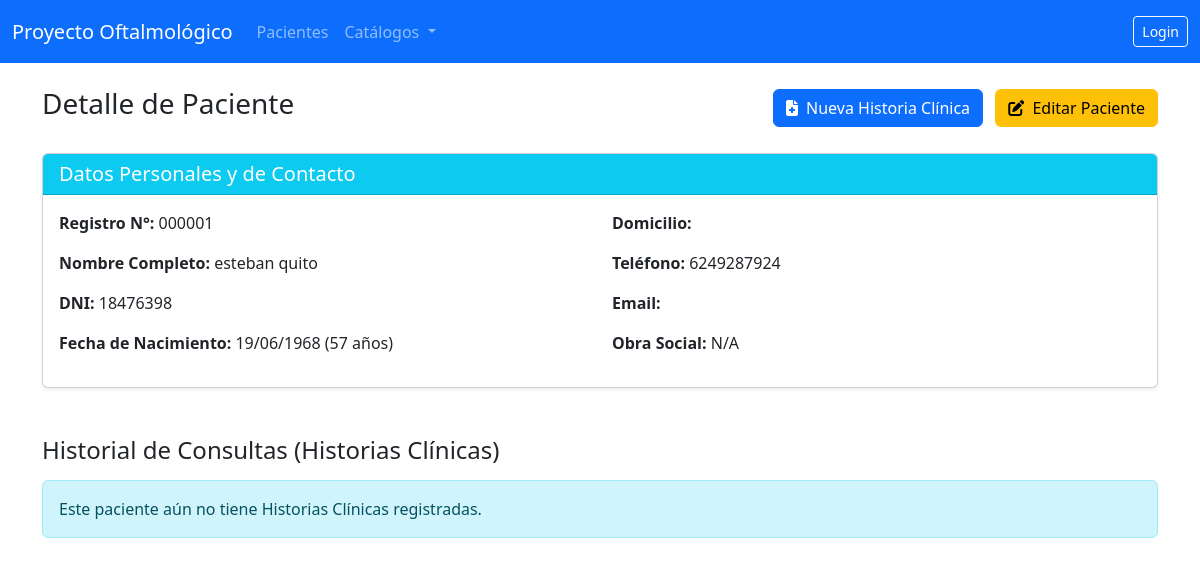
/1/detalle/, run on an earlier commit of the app's database.
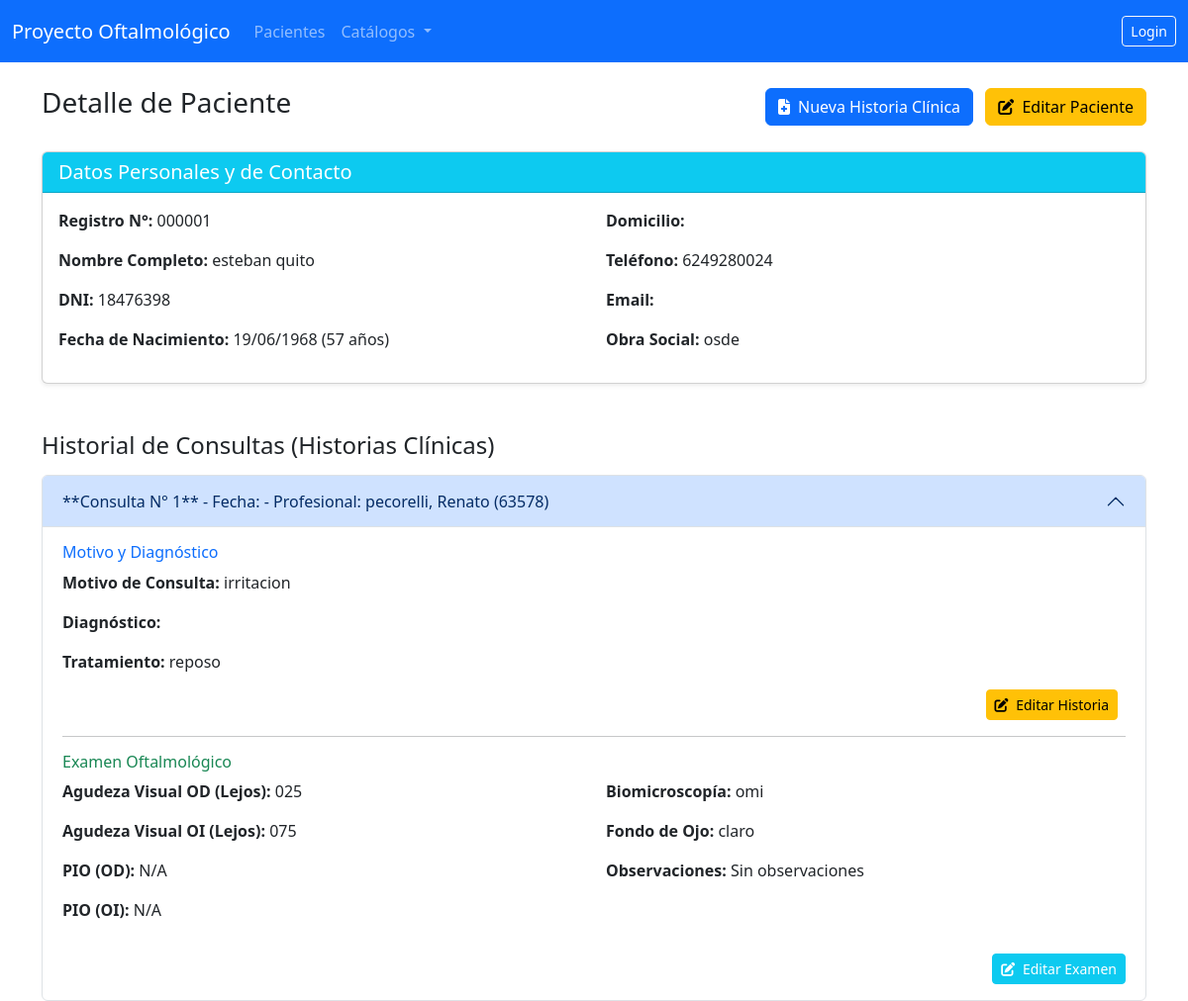
And on a later commit of the database.
### gestion_clinica/models.py (models this page shows, shortened)
class Paciente(models.Model):
    num_registro = models.CharField(
        max_length=6,  # Se ajusta a 6 dígitos
        unique=True,
        blank=True,
        null=True,
        editable=False,
        verbose_name='Número de Registro'
    )
    nombre = models.CharField(max_length=100)
    apellido = models.CharField(max_length=100)
    dni = models.CharField(max_length=20, unique=True)
    fecha_nacimiento = models.DateField()  # Campo clave para calcular la edad
    GENERO_CHOICES = [('M', 'Masculino'), ('F', 'Femenino'), ('O', 'Otro')]
    genero = models.CharField(max_length=1, choices=GENERO_CHOICES)
    telefono = models.CharField(max_length=50)
    direccion = models.CharField(max_length=255)
    obra_social = models.ForeignKey(
        ObraSocial, on_delete=models.SET_NULL, null=True, blank=True)
    num_afiliado = models.CharField(max_length=50, blank=True, null=True)
    antecedentes_sistemicos = models.TextField(
        blank=True, verbose_name="Antecedentes Sistémicos")
    @property
    def edad(self):
        if self.fecha_nacimiento:
            hoy = date.today()
            edad_calculada = hoy.year - self.fecha_nacimiento.year
            if (hoy.month, hoy.day) < (self.fecha_nacimiento.month, self.fecha_nacimiento.day):
                edad_calculada -= 1
            return edad_calculada
        return None
    class Meta:
        ordering = ['apellido', 'nombre']

class ObraSocial(models.Model):
    nombre = models.CharField(max_length=150, unique=True)
    siglas = models.CharField(max_length=20, blank=True, null=True)
    def __str__(self):
        return self.nombre
    class Meta:
        verbose_name = "Obra Social"
        verbose_name_plural = "Obras Sociales"
        ordering = ['nombre']

class HistoriaClinica(models.Model):
    paciente = models.ForeignKey(
        Paciente, on_delete=models.CASCADE, related_name='historias_clinicas')
    profesional = models.ForeignKey(Profesional, on_delete=models.PROTECT)
    fecha_consulta = models.DateTimeField(auto_now_add=True)
    motivo_consulta = models.TextField()
    diagnostico_principal = models.TextField()
    tratamiento = models.TextField()
    observaciones = models.TextField(blank=True)
    class Meta:
        verbose_name = "Historia Clínica"
        verbose_name_plural = "Historias Clínicas"
        ordering = ['-fecha_consulta']

class Profesional(models.Model):
    nombre = models.CharField(max_length=100)
    apellido = models.CharField(max_length=100)
    matricula = models.CharField(max_length=50, unique=True)
    def __str__(self):
        return f'{self.apellido}, {self.nombre} ({self.matricula})'
    class Meta:
        verbose_name_plural = "Profesionales"
        ordering = ['apellido', 'nombre']

class ExamenOftalmologico(models.Model):
    historia_clinica = models.OneToOneField(
        HistoriaClinica, on_delete=models.CASCADE, related_name='examen')
    agudeza_visual_od = models.CharField(
        max_length=50, blank=True, verbose_name="AV OD")
    agudeza_visual_oi = models.CharField(
        max_length=50, blank=True, verbose_name="AV OI")
    biomicroscopia = models.TextField(blank=True)
    fondo_ojo = models.TextField(blank=True, verbose_name="Fondo de Ojo")
    presion_intraocular_od = models.CharField(
        max_length=20, blank=True, verbose_name="PIO OD")
    presion_intraocular_oi = models.CharField(
        max_length=20, blank=True, verbose_name="PIO OI")
    class Meta:
        verbose_name = "Examen Oftalmológico"
        verbose_name_plural = "Exámenes Oftalmológicos"

### gestion_clinica/views.py (the view)
# urls.py: path('<int:pk>/detalle/', views.PacienteDetailView.as_view(),
class PacienteDetailView(DetailView):
    model = Paciente
    template_name = 'gestion_clinica/paciente_detail.html'
    context_object_name = 'paciente'
    def get_context_data(self, **kwargs):
        context = super().get_context_data(**kwargs)
        paciente = self.get_object()
        context['historias'] = paciente.historias_clinicas.all().select_related(
            'profesional', 'examen'  # <--- ¡CAMBIO HECHO AQUÍ!
        )
        return context

### gestion_clinica/templates/gestion_clinica/paciente_detail.html (shortened to what this page needs)
{% extends "gestion_clinica/base.html" %}
{% block content %}
<div class="d-flex justify-content-between align-items-center mb-4">
    <h1 class="h3">Detalle de Paciente</h1>
    <div>
        <a href="{% url 'pacientes:crear_hc' paciente_pk=paciente.pk %}" class="btn btn-primary me-2">
            <i class="fas fa-file-medical me-1"></i> Nueva Historia Clínica
        </a>
        <a href="{% url 'pacientes:editar_paciente' pk=paciente.pk %}" class="btn btn-warning">
            <i class="fas fa-edit me-1"></i> Editar Paciente
        </a>
    </div>
</div>
<div class="card shadow-sm mb-4">
    <div class="card-header bg-info text-white">
        <h5 class="mb-0">Datos Personales y de Contacto</h5>
    </div>
    <div class="card-body">
        <div class="row">
            <div class="col-md-6">
                <p><strong>Registro N°:</strong> {{ paciente.num_registro }}</p>
                <p><strong>Nombre Completo:</strong> {{ paciente.nombre }} {{ paciente.apellido }}</p>
                <p><strong>DNI:</strong> {{ paciente.dni }}</p>
                <p><strong>Fecha de Nacimiento:</strong> {{ paciente.fecha_nacimiento|date:"d/m/Y" }} ({{ paciente.edad }} años)</p>
            </div>
            <div class="col-md-6">
                <p><strong>Domicilio:</strong> {{ paciente.domicilio }}</p>
                <p><strong>Teléfono:</strong> {{ paciente.telefono }}</p>
                <p><strong>Email:</strong> {{ paciente.email }}</p>
                <p><strong>Obra Social:</strong> {{ paciente.obra_social|default:"N/A" }}</p>
            </div>
        </div>
    </div>
</div>
<h2 class="h4 mt-5 mb-3">Historial de Consultas (Historias Clínicas)</h2>
{% if historias %}
<div class="accordion" id="historiaAccordion">
    {% for historia in historias %}
    <div class="accordion-item">
        <h2 class="accordion-header" id="heading{{ historia.pk }}">
            <button class="accordion-button {% if not forloop.first %}collapsed{% endif %}" type="button" data-bs-toggle="collapse" data-bs-target="#collapse{{ historia.pk }}" aria-expanded="{% if forloop.first %}true{% else %}false{% endif %}" aria-controls="collapse{{ historia.pk }}">
                **Consulta N° {{ forloop.revcounter }}** - Fecha: {{ historia.fecha|date:"d/m/Y H:i" }} - Profesional: {{ historia.profesional }}
            </button>
        </h2>
        <div id="collapse{{ historia.pk }}" class="accordion-collapse collapse {% if forloop.first %}show{% endif %}" aria-labelledby="heading{{ historia.pk }}" data-bs-parent="#historiaAccordion">
            <div class="accordion-body">
                <h6 class="text-primary">Motivo y Diagnóstico</h6>
                <p><strong>Motivo de Consulta:</strong> {{ historia.motivo_consulta|linebreaksbr }}</p>
                <p><strong>Diagnóstico:</strong> {{ historia.diagnostico|linebreaksbr }}</p>
                <p><strong>Tratamiento:</strong> {{ historia.tratamiento|linebreaksbr }}</p>
                <div class="d-flex justify-content-end mb-3">
                    <a href="{% url 'pacientes:editar_hc' pk=historia.pk %}" class="btn btn-sm btn-warning me-2">
                        <i class="fas fa-edit me-1"></i> Editar Historia
                    </a>
                </div>
                <hr>
                <h6 class="text-success">Examen Oftalmológico</h6>
                {% with examen=historia.examen %}
                    {% if examen.pk %}
                        <div class="row mb-3">
                            <div class="col-md-6">
                                <p><strong>Agudeza Visual OD (Lejos):</strong> {{ examen.agudeza_visual_od|default:"N/A" }}</p>
                                <p><strong>Agudeza Visual OI (Lejos):</strong> {{ examen.agudeza_visual_oi|default:"N/A" }}</p>
                                <p><strong>PIO (OD):</strong> {{ examen.pio_od|default:"N/A" }}</p>
                                <p><strong>PIO (OI):</strong> {{ examen.pio_oi|default:"N/A" }}</p>
                            </div>
                            <div class="col-md-6">
                                <p><strong>Biomicroscopía:</strong> {{ examen.biomicroscopia|default:"Sin datos"|linebreaksbr }}</p>
                                <p><strong>Fondo de Ojo:</strong> {{ examen.fondo_ojo|default:"Sin datos"|linebreaksbr }}</p>
                                <p><strong>Observaciones:</strong> {{ examen.observaciones|default:"Sin observaciones"|linebreaksbr }}</p>
                            </div>
                        </div>
                        <div class="d-flex justify-content-end mt-2">
                            <a href="{% url 'pacientes:examen_oftalmologico_editar' pk=examen.pk %}" class="btn btn-sm btn-info text-white">
                                <i class="fas fa-edit me-1"></i> Editar Examen
                            </a>
                        </div>
                    {% endif %}
                {% endwith %}
            </div>
        </div>
    </div>
    {% endfor %}
</div>
{% else %}
<div class="alert alert-info" role="alert">
    Este paciente aún no tiene Historias Clínicas registradas.
</div>
{% endif %}
{% endblock content %}

### gestion_clinica/templates/gestion_clinica/base.html (shortened to what this page needs)
{% load static %}
{% load static %}
<!DOCTYPE html>
<html lang="es">
<head>
    <link href="https://cdn.jsdelivr.net/npm/bootstrap@5.3.3/dist/css/bootstrap.min.css" rel="stylesheet">
    <link rel="stylesheet" href="https://cdnjs.cloudflare.com/ajax/libs/font-awesome/6.5.2/css/all.min.css">
</head>
<body>
    <nav class="navbar navbar-expand-lg navbar-dark bg-primary">
        <div class="container-fluid">
            <a class="navbar-brand" href="{% url 'pacientes:lista_pacientes' %}">Proyecto Oftalmológico</a>
            <div class="collapse navbar-collapse" id="navbarNav">
                <ul class="navbar-nav me-auto mb-2 mb-lg-0">
                    <li class="nav-item">
                        <a class="nav-link" href="{% url 'pacientes:lista_pacientes' %}">Pacientes</a>
                    </li>
                    <li class="nav-item dropdown">
                        <a class="nav-link dropdown-toggle" href="#" id="navbarDropdownCatalogos" role="button" data-bs-toggle="dropdown" aria-expanded="false">
                            Catálogos
                        </a>
                    </li>
                </ul>
                <span class="navbar-text">
                    {% if user.is_authenticated %}
                        Hola, {{ user.username }}
                    {% else %}
                        <a href="{% url 'admin:login' %}" class="btn btn-sm btn-outline-light">Login</a>
                    {% endif %}
                </span>
            </div>
        </div>
    </nav>
    <div class="container mt-4">
        {% block content %}
        {% endblock content %}
    </div>
</body>
</html>

What changed in the data, as far as the page shows it:
changed Paciente "esteban": telefono "6249287924" → "6249280024"; obra_social "N/A" → "osde"
added HistoriaClinica: profesional "pecorelli, Renato (63578)", motivo_consulta "irritacion", tratamiento "reposo", examen.agudeza_visual_od "025", examen.agudeza_visual_oi "075", examen.pio_od "N/A", examen.pio_oi "N/A", examen.biomicroscopia "omi", examen.fondo_ojo "claro", examen.observaciones "Sin observaciones"
Also different on the page:
text no longer shown: "Este paciente aún no tiene Historias Clínicas registradas."
